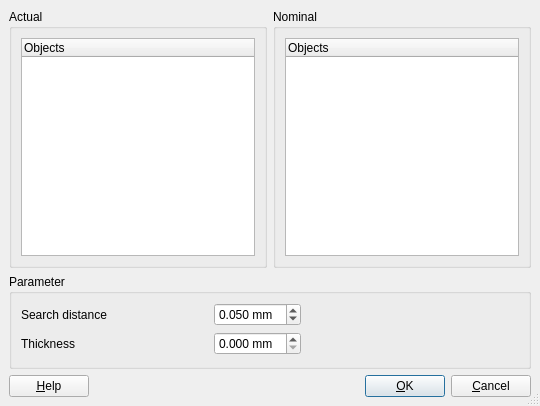
<ui version="4.0" >
 <author></author>
 <comment></comment>
 <exportmacro></exportmacro>
 <class>InspectionGui::VisualInspection</class>
 <widget class="QDialog" name="InspectionGui::VisualInspection" >
  <property name="geometry" >
   <rect>
    <x>0</x>
    <y>0</y>
    <width>540</width>
    <height>406</height>
   </rect>
  </property>
  <property name="windowTitle" >
   <string>Visual Inspection</string>
  </property>
  <property name="sizeGripEnabled" >
   <bool>true</bool>
  </property>
  <layout class="QGridLayout" >
   <property name="margin" >
    <number>9</number>
   </property>
   <property name="spacing" >
    <number>6</number>
   </property>
   <item row="0" column="1" >
    <widget class="QGroupBox" name="groupBox_2" >
     <property name="title" >
      <string>Nominal</string>
     </property>
     <layout class="QGridLayout" >
      <property name="margin" >
       <number>9</number>
      </property>
      <property name="spacing" >
       <number>6</number>
      </property>
      <item row="0" column="0" >
       <widget class="QTreeWidget" name="treeWidgetNominal" >
        <property name="rootIsDecorated" >
         <bool>false</bool>
        </property>
        <column>
         <property name="text" >
          <string>Objects</string>
         </property>
        </column>
       </widget>
      </item>
     </layout>
    </widget>
   </item>
   <item row="0" column="0" >
    <widget class="QGroupBox" name="groupBox" >
     <property name="title" >
      <string>Actual</string>
     </property>
     <layout class="QGridLayout" >
      <property name="margin" >
       <number>9</number>
      </property>
      <property name="spacing" >
       <number>6</number>
      </property>
      <item row="0" column="0" >
       <widget class="QTreeWidget" name="treeWidgetActual" >
        <property name="rootIsDecorated" >
         <bool>false</bool>
        </property>
        <column>
         <property name="text" >
          <string>Objects</string>
         </property>
        </column>
       </widget>
      </item>
     </layout>
    </widget>
   </item>
   <item row="2" column="0" colspan="2" >
    <layout class="QHBoxLayout" >
     <property name="margin" >
      <number>0</number>
     </property>
     <property name="spacing" >
      <number>6</number>
     </property>
     <item>
      <widget class="QPushButton" name="buttonHelp" >
       <property name="text" >
        <string>&amp;Help</string>
       </property>
       <property name="shortcut" >
        <string>F1</string>
       </property>
       <property name="autoDefault" >
        <bool>true</bool>
       </property>
      </widget>
     </item>
     <item>
      <spacer>
       <property name="orientation" >
        <enum>Qt::Horizontal</enum>
       </property>
       <property name="sizeType" >
        <enum>QSizePolicy::Expanding</enum>
       </property>
       <property name="sizeHint" >
        <size>
         <width>20</width>
         <height>20</height>
        </size>
       </property>
      </spacer>
     </item>
     <item>
      <widget class="QPushButton" name="buttonOk" >
       <property name="text" >
        <string>&amp;OK</string>
       </property>
       <property name="shortcut" >
        <string/>
       </property>
       <property name="autoDefault" >
        <bool>true</bool>
       </property>
       <property name="default" >
        <bool>true</bool>
       </property>
      </widget>
     </item>
     <item>
      <widget class="QPushButton" name="buttonCancel" >
       <property name="text" >
        <string>&amp;Cancel</string>
       </property>
       <property name="shortcut" >
        <string/>
       </property>
       <property name="autoDefault" >
        <bool>true</bool>
       </property>
      </widget>
     </item>
    </layout>
   </item>
   <item row="1" column="0" colspan="2" >
    <widget class="QGroupBox" name="groupBox_3" >
     <property name="title" >
      <string>Parameter</string>
     </property>
     <layout class="QGridLayout" >
      <property name="margin" >
       <number>9</number>
      </property>
      <property name="spacing" >
       <number>6</number>
      </property>
      <item row="0" column="1" >
       <spacer>
        <property name="orientation" >
         <enum>Qt::Horizontal</enum>
        </property>
        <property name="sizeType" >
         <enum>QSizePolicy::Expanding</enum>
        </property>
        <property name="sizeHint" >
         <size>
          <width>61</width>
          <height>54</height>
         </size>
        </property>
       </spacer>
      </item>
      <item row="0" column="0" >
       <layout class="QGridLayout" >
        <property name="margin" >
         <number>0</number>
        </property>
        <property name="spacing" >
         <number>6</number>
        </property>
        <item row="1" column="2" >
         <widget class="Gui::PrefDoubleSpinBox" name="prefFloatSpinBox2" >
          <property name="suffix" >
           <string> mm</string>
          </property>
          <property name="decimals" >
           <number>3</number>
          </property>
          <property name="singleStep" >
           <double>0.1</double>
          </property>
          <property name="prefEntry" stdset="0" >
           <cstring>Thickness</cstring>
          </property>
          <property name="prefPath" stdset="0" >
           <cstring>Mod/Inspection/Inspection</cstring>
          </property>
         </widget>
        </item>
        <item row="0" column="0" >
         <widget class="QLabel" name="textLabel1" >
          <property name="text" >
           <string>Search distance</string>
          </property>
         </widget>
        </item>
        <item row="0" column="2" >
         <widget class="Gui::PrefDoubleSpinBox" name="prefFloatSpinBox1" >
          <property name="suffix" >
           <string> mm</string>
          </property>
          <property name="decimals" >
           <number>3</number>
          </property>
          <property name="value" >
           <double>0.05</double>
          </property>
          <property name="prefEntry" stdset="0" >
           <cstring>SearchDistance</cstring>
          </property>
          <property name="prefPath" stdset="0" >
           <cstring>Mod/Inspection/Inspection</cstring>
          </property>
         </widget>
        </item>
        <item row="1" column="0" >
         <widget class="QLabel" name="textLabel2" >
          <property name="text" >
           <string>Thickness</string>
          </property>
         </widget>
        </item>
        <item row="0" column="1" >
         <spacer>
          <property name="orientation" >
           <enum>Qt::Horizontal</enum>
          </property>
          <property name="sizeType" >
           <enum>QSizePolicy::Expanding</enum>
          </property>
          <property name="sizeHint" >
           <size>
            <width>91</width>
            <height>21</height>
           </size>
          </property>
         </spacer>
        </item>
        <item row="1" column="1" >
         <spacer>
          <property name="orientation" >
           <enum>Qt::Horizontal</enum>
          </property>
          <property name="sizeType" >
           <enum>QSizePolicy::Expanding</enum>
          </property>
          <property name="sizeHint" >
           <size>
            <width>101</width>
            <height>21</height>
           </size>
          </property>
         </spacer>
        </item>
       </layout>
      </item>
     </layout>
    </widget>
   </item>
  </layout>
 </widget>
 <layoutdefault spacing="6" margin="11" />
 <customwidgets>
  <customwidget>
   <class>Gui::PrefDoubleSpinBox</class>
   <extends>QDoubleSpinBox</extends>
   <header>Gui/PrefWidgets.h</header>
   <container>0</container>
   <pixmap></pixmap>
  </customwidget>
 </customwidgets>
 <tabstops>
  <tabstop>prefFloatSpinBox1</tabstop>
  <tabstop>prefFloatSpinBox2</tabstop>
  <tabstop>buttonHelp</tabstop>
  <tabstop>buttonOk</tabstop>
  <tabstop>buttonCancel</tabstop>
 </tabstops>
 <resources/>
 <connections>
  <connection>
   <sender>buttonOk</sender>
   <signal>clicked()</signal>
   <receiver>InspectionGui::VisualInspection</receiver>
   <slot>accept()</slot>
   <hints>
    <hint type="sourcelabel" >
     <x>20</x>
     <y>20</y>
    </hint>
    <hint type="destinationlabel" >
     <x>20</x>
     <y>20</y>
    </hint>
   </hints>
  </connection>
  <connection>
   <sender>buttonCancel</sender>
   <signal>clicked()</signal>
   <receiver>InspectionGui::VisualInspection</receiver>
   <slot>reject()</slot>
   <hints>
    <hint type="sourcelabel" >
     <x>20</x>
     <y>20</y>
    </hint>
    <hint type="destinationlabel" >
     <x>20</x>
     <y>20</y>
    </hint>
   </hints>
  </connection>
 </connections>
</ui>
